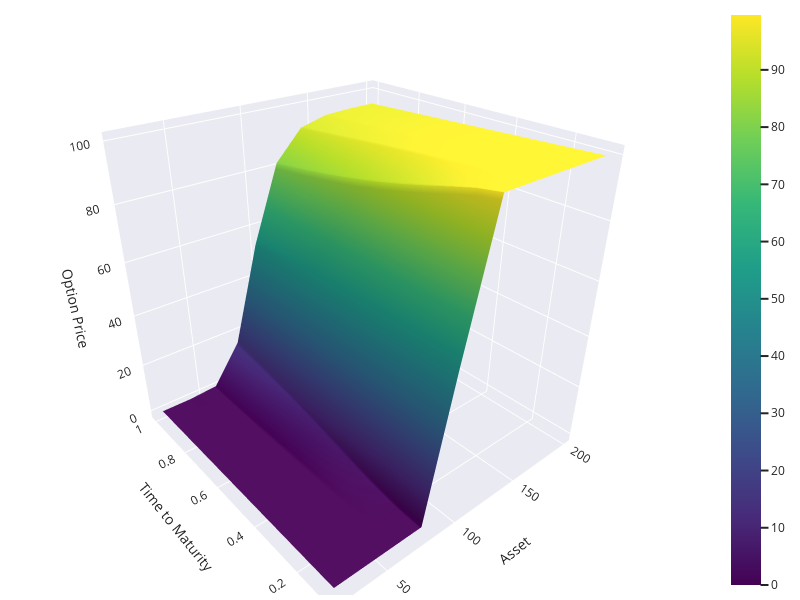

The notebook cell saved with this chart:
### Code cell
fig = go.Figure(data=[go.Surface(z=grid_data[0], x=grid_data[1], y=grid_data[2], colorscale='Viridis', showscale=True)],
                layout=go.Layout(width=800, height=600, template="seaborn", autosize=False,
                                margin=dict(l=5, r=5, b=5, t=5)))
config = {
    "displaylogo": False,
    "responsive" : False,
    "scrollZoom": False,
    "modeBarButtonsToRemove": ["orbitRotation"]
}
fig.update_layout(scene=dict(xaxis_title="Asset", yaxis_title="Time to Maturity", zaxis_title="Option Price"))
#fig.update_traces(contours_z=dict(show=True, usecolormap=True, highlightcolor="limegreen", project_z=False))
fig.show(config=config)
